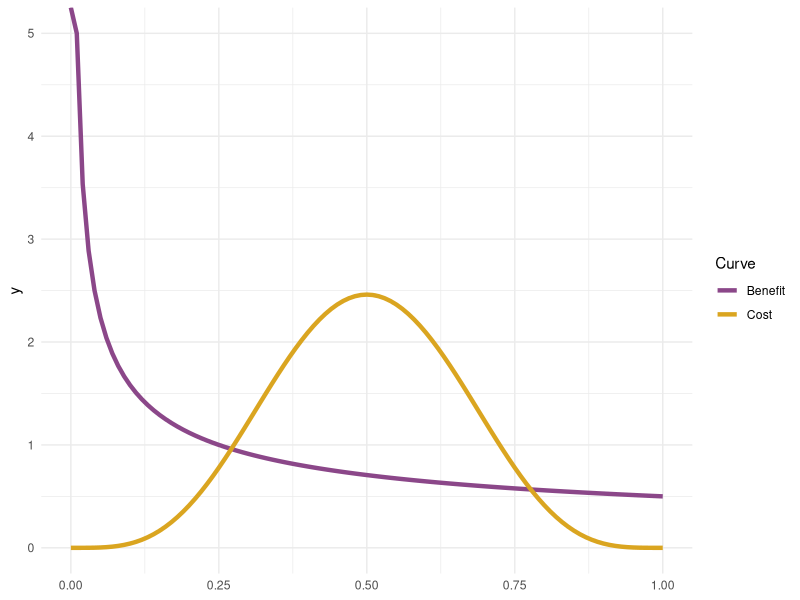
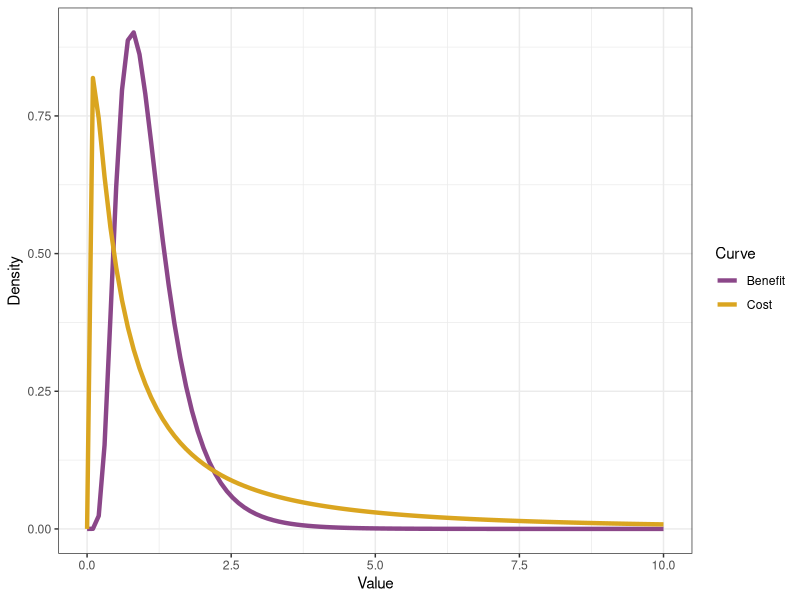
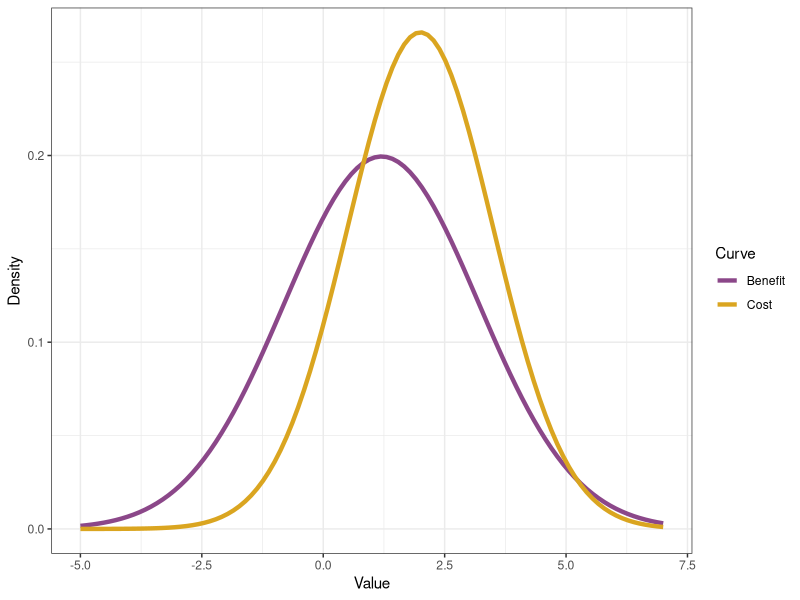
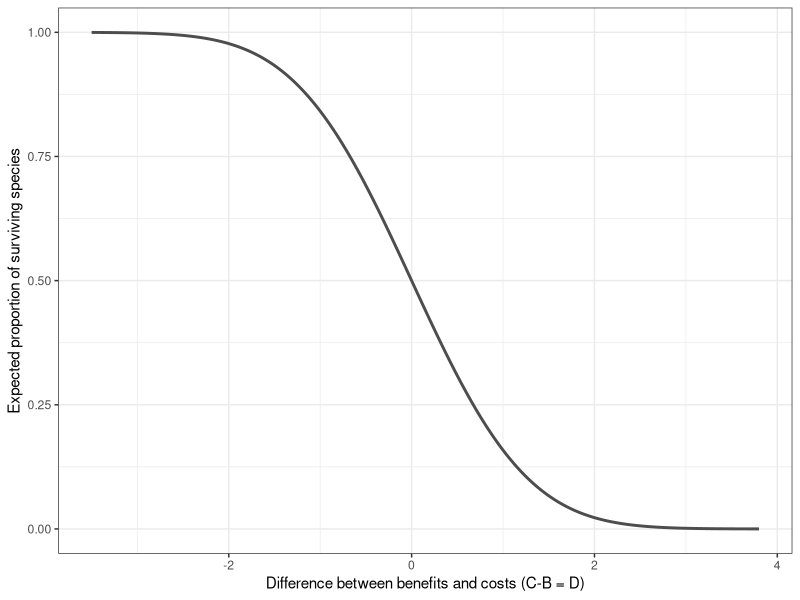

Write the R code that produced these figures, in order.
## ---- chunk 1
knitr::opts_chunk$set(echo = TRUE)
library(ggplot2)
library(tidyverse)
## ---- chunk 2
  ggplot() +
  stat_function(fun = dbeta, args = list(shape1 = 0.5, shape2 = 1), aes(color = "Benefit"), lwd=1.5) +
  stat_function(fun = dbeta, args = list(shape1 = 5, shape2 = 5), aes(color = "Cost"), lwd=1.5) +
  scale_color_manual("Curve", values = c("Benefit" = "orchid4", "Cost" = "goldenrod")) +
  theme_minimal()
## ---- chunk 3
# Plotting the lognormal curve  
# Sequence of x values
x <- seq(0, 10, length.out = 100)
  
# Values for each curve
dbenefit <- dlnorm(x, mean = 0, sd = 0.5)
dcost <- dlnorm(x, mean = 0, sd = 1.5)

# Create a data frame
toplot<- data.frame(x = rep(x, 2),
                    y = c(dbenefit, dcost),
                    group = factor(rep(c("Benefit", "Cost"), each = length(x))))

# Plot the curves
ggplot(toplot, aes(x = x, y = y, color = group)) +
  geom_line(lwd =1.5) +
  scale_color_manual(values = c("Benefit" = "orchid4", "Cost" = "goldenrod")) +
  labs(x = "Value",
       y = "Density",
       color = "Curve") +
  theme_bw()  

## ---- chunk 4
# Define the means and standard deviations for costs and benefits
mean_benefit <- 1.2
sd_benefit <- 2
mean_cost <- 2
sd_cost <- 1.5

# Sequence of x values
x <- seq(-5, 7, length.out = 100)

# Values for each curve
dbenefit <- dnorm(x, mean = mean_benefit, sd = sd_benefit)
dcost <- dnorm(x, mean = mean_cost, sd = sd_cost)

# Create a data frame
toplot<- data.frame(x = rep(x, 2),
                  y = c(dbenefit, dcost),
                  group = factor(rep(c("Benefit", "Cost"), each = length(x))))

# Plot the curves
ggplot(toplot, aes(x = x, y = y, color = group)) +
  geom_line(lwd =1.5) +
  scale_color_manual(values = c("Benefit" = "orchid4", "Cost" = "goldenrod")) +
  labs(x = "Value",
       y = "Density",
       color = "Curve") +
  theme_bw()
## ---- chunk 5
# Creating the data with values for the difference and estimating prob of persistence
diff_probs <- tibble(diff_values = seq(-3.5,3.8, by = 0.01))
diff_probs <- diff_probs %>% mutate(probs = pnorm(0, mean=diff_values))

ggplot(diff_probs, aes(x = diff_values, y=probs)) +
  geom_line(lwd =1, color = "gray30") +
  labs(x = "Difference between benefits and costs (C-B = D)",
       y = "Expected proportion of surviving species",
       color = "Curve") +
  theme_bw()

